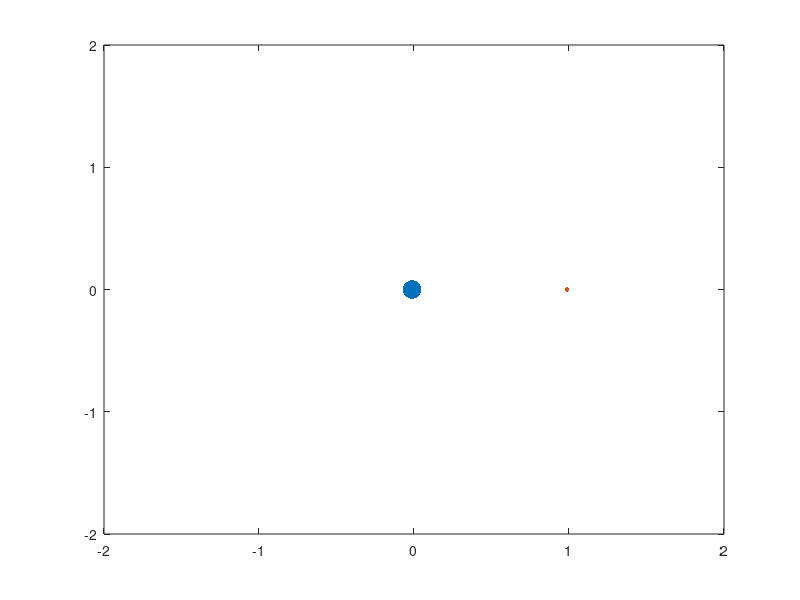

The MATLAB script that drew this image: (Note: this script raises an error after producing the figure.)
clear
m_e = 5.9742*10^24;
m_l = 7.36*10^22;
mu = m_l / (m_e+m_l);


[x,y] = meshgrid(linspace(-2,2,120));

z = (x.^2+y.^2) + 2*(1-mu)./sqrt((x+mu).^2+y.^2) + 2 * mu ./sqrt((x-1+mu).^2+y.^2);

JC = linspace(2.98,3.3,100);
JC = 3.18;

figure
for i = 1:length(JC)
    contourf(x,y,-z,'LevelList',-JC(i),'FaceColor',[0.4,0.4,0.4],'DisplayName','ZVC')
    hold on
    plot(-mu,0,'Marker','.','MarkerSize',40,'DisplayName','Earth')
    plot(1-mu,0,'Marker','.','MarkerSize',10,'DisplayName','Lunar')
    hold off
    title("Jacobi Constant = "+num2str(JC(i)))
    grid on
    legend(Location="best")
    drawnow
    
end